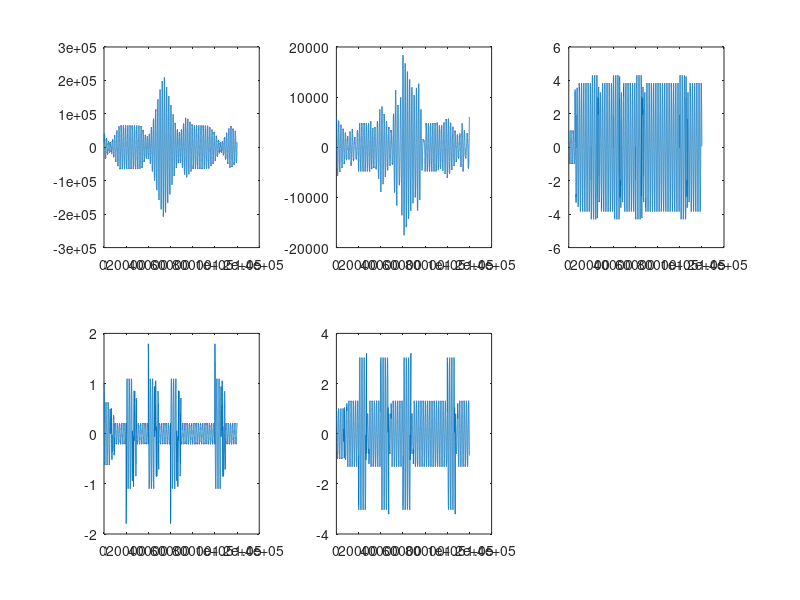

Write the MATLAB code that produced this figure.
%% Multipath Cancelation Heuristic Search

%% Definition
clear;clc;close all;
fb=1e3;
bit_period=1/fb; %bit period is 0.001 second 
fc=1e4; %Carrier Frequency
fs=2e4; %Sampling Rate
bits=[1,0,1,0,0,1];
t=0:1/(fs*fb):1/fb;
for i=1:length(bits)
    analog_sig=(bits(i)*2-1)*cos(2*pi*fc*t);
    if i==1
        analog=analog_sig;
    else
        analog=[analog,analog_sig];
    end
end
signal=analog;
path0=signal;
path1=3*[zeros(1,5600),signal];
path2=0.5*[zeros(1,6600),signal];
path3=2*[zeros(1,7200),signal];
path4=0.3*[zeros(1,9400),signal];
signal_r=path0+path1(1:120006)+path2(1:120006)+path3(1:120006)+path4(1:120006);

signal_store=signal_r;
%%
%Amplitude Search range [0:0.1:5]
%Delay Search range [0:10us:500us]
%Delay Search sample [0:200:10000]
% multipath_delay(misec) [0,280us,330us,360us,470us]
% delay_samples [0,5600,6600,7200,9400]

%% Testing
Amp_range=0:0.1:5;
Delay_range=0:200:10000;
Delay_list=zeros(1,4);
Amp_list=zeros(1,4);
for loop=1:4
    Min_rms=10;Min_delay=0;Min_amp=0;
    for i=2:length(Amp_range)
        disp(i)
        amp=Amp_range(i);
        for j=2:length(Delay_range)
            delay=Delay_range(j);
            S=amp*[zeros(1,delay),signal];
            signal_test=signal_r-S(1:120006);
            if rms(signal_test)<Min_rms
                Min_rms=rms(signal_test);
                Min_delay=delay;
                Min_amp=amp;
            end
        end
    end
    Delay_list(loop)=Min_delay;
    Amp_list(loop)=Min_amp;
    S=Min_amp*[zeros(1,Min_delay),signal];
    signal_r=signal_r-S(1:120006);
end
K=3*[zeros(1,5600),signal];
signal_k=signal_store-K(1:120006);
cross=fftshift(ifft(fft(signal).*conj(fft(signal_store))));
cross2=fftshift(ifft(fft(signal).*conj(fft(signal_r))));
subplot(2,3,1)
plot(1:length(cross),cross);
subplot(2,3,2)
plot(1:length(cross2),cross2);
subplot(2,3,3)
plot(1:length(signal_store),signal_store);
subplot(2,3,4)
plot(1:length(signal_r),signal_r);
subplot(2,3,5)
plot(1:length(signal_k),signal_k);

cross3=fftshift(ifft(fft(signal).*conj(fft(signal_r))));

